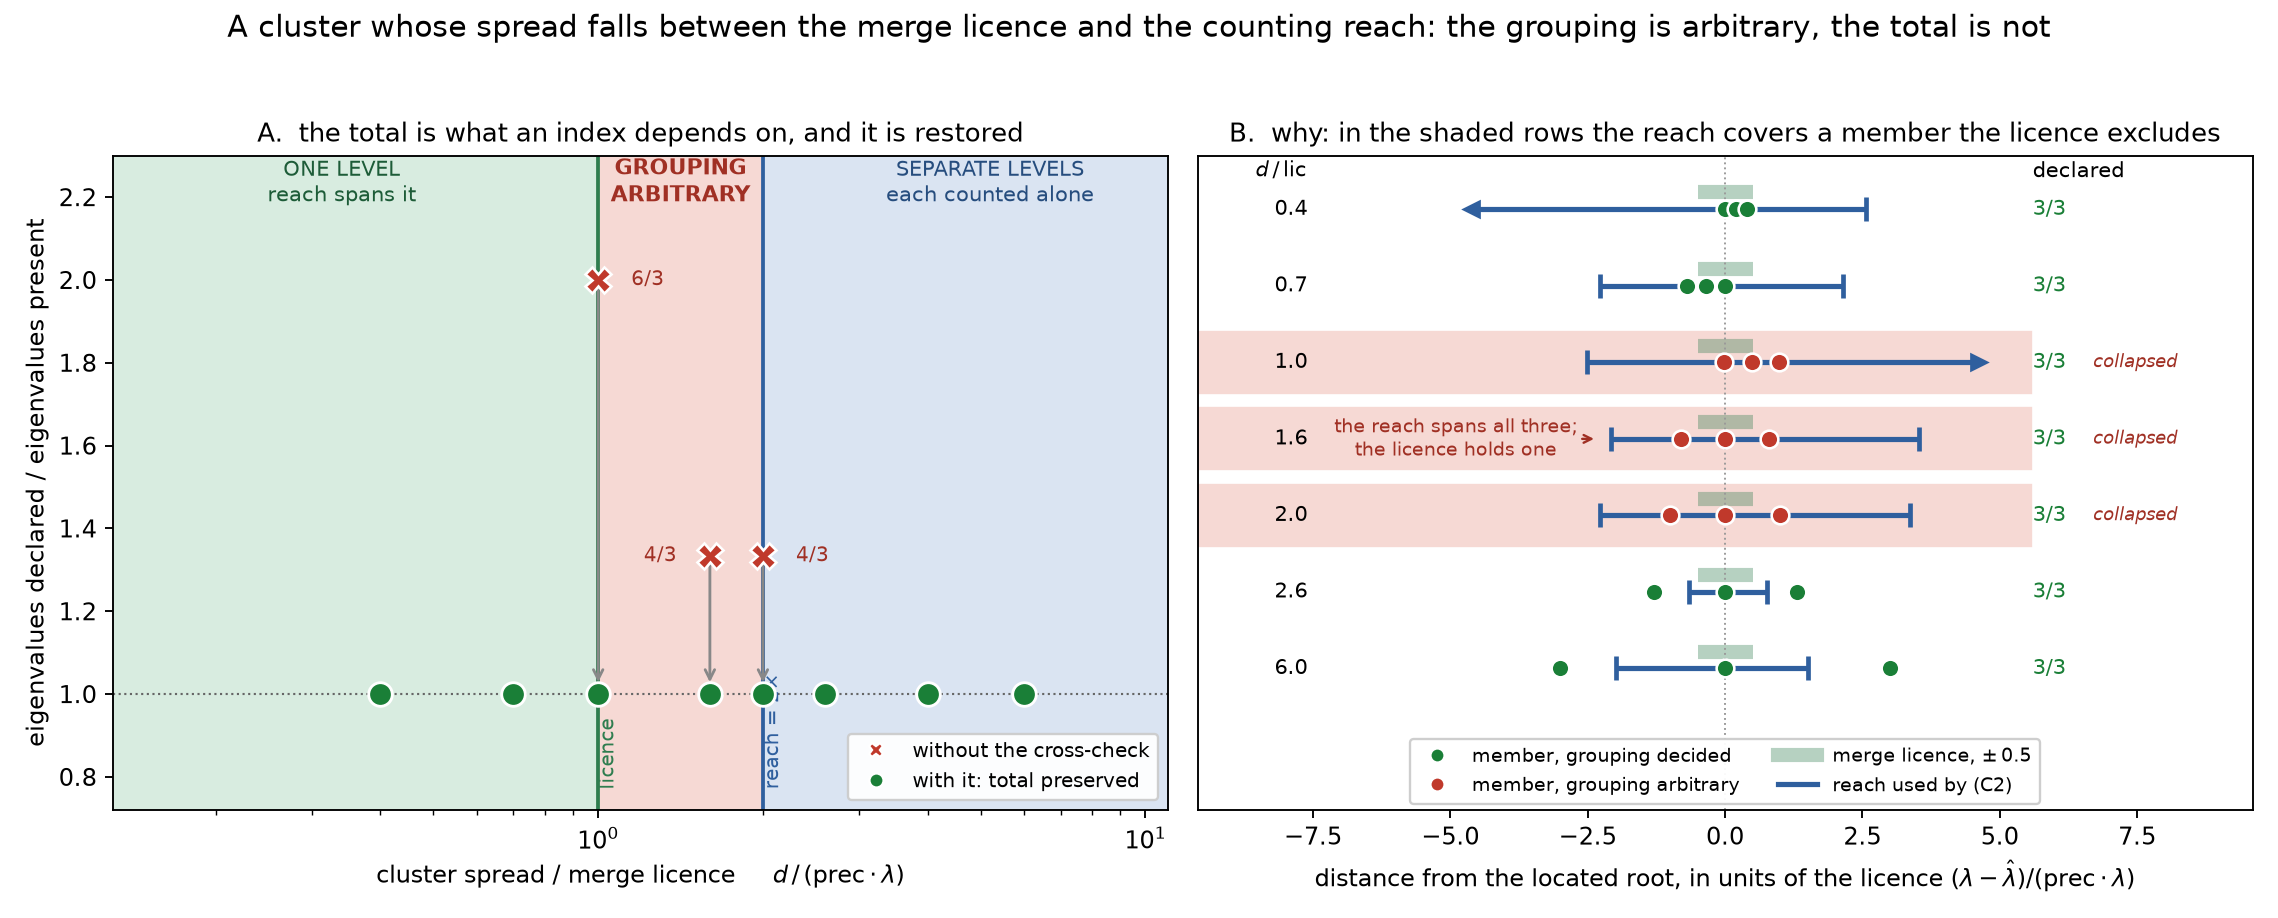

Write Python code to recreate this figure.
"""Regenerate notes/undecidable_band.png: the band where a cluster's GROUPING has no answer.

    python notes/undecidable_band.py

Working script, not tracked. The figure states one regime and one fix, both as consequences of
two lengths rather than of chosen thresholds:

    the MERGE LICENCE   prec*lam        -- inside it, eigenvalues may be reported as one level
    the WIDE REACH      f*prec*lam      -- the flanks a count needs, f = WIDE_FACTOR

A cluster whose SPREAD falls between them cannot be one level, and either way of splitting it
is legal, so the grouping is arbitrary -- and then so are the individual counts. A count taken
at the middle member has to look far enough to see its partner and therefore also sees the
member belonging to the other group, exactly equidistant, so no radius separates them.

What is NOT arbitrary is the total. `v1_solve` cross-checks the sum of the individual counts
against one count over a bracket spanning the neighbourhood; disagreement means the grouping is
arbitrary, so the neighbourhood collapses to a single level carrying the spanning count. The
total survives, which is what an eigenvalue INDEX depends on -- a wrong total is how a solver
comes to report an accurate but non-consecutive spectrum. The price is a level wider than
`prec` asked for, declared rather than hidden.

Everything plotted is measured on the multiplicity-3 level at 50*pi^2 of rect(1+delta, 1),
perturbed so the minimum adjacent gap lands at a chosen multiple of `prec`. The "without the
cross-check" series is the real ablation, `solve(..., collapse=False)`, not a recorded number.
"""
import sys
import warnings

import matplotlib
import numpy as np

matplotlib.use("Agg")
import matplotlib.pyplot as plt  # noqa: E402
from matplotlib.lines import Line2D  # noqa: E402

sys.path.insert(0, "tests")
warnings.simplefilter("ignore")

import bracket_score as bs  # noqa: E402
import level_score as ls  # noqa: E402
import rect_suite as rs  # noqa: E402
import v1_multiplicity as M  # noqa: E402
from v1_solve import solve  # noqa: E402

PREC = 1e-8
BANDS = (0.2, 0.35, 0.5, 0.8, 1.0, 1.3, 2.0, 3.0)
REACH = M.WIDE_FACTOR

rows = []
for band in BANDS:
    cases = rs.crossover_cases(PREC, window="cluster", bands=(band,))
    if not cases:
        continue
    case = cases[0]
    ratio = rs.cluster_diameter_ratio(case, PREC)
    obj = bs.objective_for(case, PREC)
    res = solve(obj, prec=PREC)
    off = solve(bs.objective_for(case, PREC), prec=PREC, collapse=False)
    score = ls.score_levels(res.levels, case.truth, PREC)
    rows.append(dict(band=band, ratio=ratio, case=case, res=res, score=score,
                     declared=sum(x.mult for x in res.levels),
                     was=sum(x.mult for x in off.levels),
                     n_true=len(case.truth), amb=res.diagnostics.n_ambiguous,
                     ok=score.ok, verdict=score.verdict))
    r = rows[-1]
    print(f"band {band:4.2f}  spread/licence {ratio:6.3f}  S(prec) levels "
          f"{score.n_levels_true}  levels {len(res.levels)}  total {r['declared']}"
          f"/{r['n_true']}  without the check {r['was']}/{r['n_true']}"
          f"{'  COLLAPSED' if r['amb'] else ''}")

fig, ax = plt.subplots(1, 2, figsize=(13.4, 5.4))

# --- A: the total, with and without the cross-check --------------------------------------------
a = ax[0]
a.axvspan(0.12, 1.0, color="#d8ece0", zorder=0)
a.axvspan(1.0, REACH, color="#f6d9d4", zorder=0)
a.axvspan(REACH, 12.0, color="#dae4f2", zorder=0)
a.axvline(1.0, color="#2f7d4f", lw=1.6)
a.axvline(REACH, color="#2f5f9e", lw=1.6)
a.axhline(1.0, color="#666", lw=0.9, ls=":")

for r in rows:
    was = r["was"] / r["n_true"]
    now = r["declared"] / r["n_true"]
    if abs(was - now) > 1e-9:
        a.annotate("", xy=(r["ratio"], now), xytext=(r["ratio"], was),
                   arrowprops=dict(arrowstyle="->", color="#888", lw=1.2,
                                   shrinkA=3, shrinkB=5))
        a.plot(r["ratio"], was, marker="X", ms=11, color="#c0392b", mec="white", mew=1.1,
               zorder=3)
        dx = -14 if 1.2 < r["ratio"] < 1.9 else 14
        a.annotate(f"{r['was']}/{r['n_true']}", (r["ratio"], was), textcoords="offset points",
                   xytext=(dx, 0), ha="right" if dx < 0 else "left", va="center",
                   fontsize=8.5, color="#a03024")
    a.plot(r["ratio"], now, marker="o", ms=10, color="#1a7f37", mec="white", mew=1.2, zorder=4)

a.set_xscale("log")
a.set_xlim(0.13, 11.0)
a.set_ylim(0.72, 2.30)
a.set_xlabel("cluster spread / merge licence     $d\\,/\\,(\\mathrm{prec}\\cdot\\lambda)$")
a.set_ylabel("eigenvalues declared / eigenvalues present")
a.set_title("A.  the total is what an index depends on, and it is restored", fontsize=11)
a.text(0.34, 2.19, "ONE LEVEL\nreach spans it", ha="center", fontsize=9, color="#1d5c38")
a.text(np.sqrt(REACH), 2.19, "GROUPING\nARBITRARY", ha="center", fontsize=9.5,
       color="#a03024", fontweight="bold")
a.text(5.2, 2.19, "SEPARATE LEVELS\neach counted alone", ha="center", fontsize=9,
       color="#264d7e")
a.text(1.0, 0.755, " licence", fontsize=8.5, color="#2f7d4f", rotation=90, va="bottom")
a.text(REACH, 0.755, f" reach = {REACH:g}$\\times$", fontsize=8.5, color="#2f5f9e",
       rotation=90, va="bottom")
a.legend(handles=[Line2D([], [], marker="X", ls="", color="#c0392b", mec="white",
                         label="without the cross-check"),
                  Line2D([], [], marker="o", ls="", color="#1a7f37", mec="white",
                         label="with it: total preserved")],
         loc="lower right", fontsize=8.5, framealpha=0.95)

# --- B: the mechanism, as a ruler -------------------------------------------------------------
#
# One row per case, in units of the licence: where the three members actually sit, against the
# licence a merge is allowed within and the reach a multiplicity read needs. The failure is
# visible as a geometric fact -- in the middle rows the REACH covers a member that the LICENCE
# excludes, so the read counts an eigenvalue belonging to a different level.
b = ax[1]
show = [r for r in rows if r["band"] in (0.2, 0.35, 0.5, 0.8, 1.0, 1.3, 3.0)]
for i, r in enumerate(show):
    y = len(show) - 1 - i
    case, res = r["case"], r["res"]
    t = np.unique(np.asarray(case.truth, dtype=float))
    lic = PREC * abs(t[-1])
    L0 = min(res.levels, key=lambda x: abs(x.lam - float(np.mean(t))))
    origin = L0.lam
    colour = "#c0392b" if r["amb"] else "#1a7f37"

    # the reach the read actually used, and the licence around the same origin
    if L0.wide_bracket:
        lo, hi = ((L0.wide_bracket[0] - origin) / lic, (L0.wide_bracket[1] - origin) / lic)
        # Clipped for drawing, so a wide collapsed bracket does not run through the label
        # column; a caret marks a bar that continues past the cut.
        cut = 4.6
        b.plot([max(lo, -cut), min(hi, cut)], [y, y], color="#2f5f9e", lw=2.2,
               solid_capstyle="butt", zorder=2)
        for edge, inside in ((max(lo, -cut), lo >= -cut), (min(hi, cut), hi <= cut)):
            b.plot([edge], [y], marker="|" if inside else
                   ("<" if edge < 0 else ">"), ms=10 if inside else 5.5, ls="",
                   color="#2f5f9e", mew=2.0, zorder=3)
    b.plot([-0.5, 0.5], [y + 0.22, y + 0.22], color="#2f7d4f", lw=6, alpha=0.35,
           solid_capstyle="butt", zorder=1)

    b.plot((t - origin) / lic, np.full(t.size, y), marker="o", ms=7.5, ls="",
           color=colour, mec="white", mew=1.1, zorder=4)
    b.text(-7.6, y, f"{r['ratio']:.1f}", ha="right", va="center", fontsize=9)
    if r["amb"]:
        b.axhspan(y - 0.40, y + 0.40, xmin=0.0, xmax=0.79, color="#f6d9d4", zorder=0)
    b.text(5.6, y, f"{r['declared']}/{r['n_true']}", ha="left", va="center", fontsize=9,
           color="#1a7f37")
    if r["amb"]:
        b.text(6.7, y, "collapsed", ha="left", va="center", fontsize=7.8,
               color="#a03024", style="italic")

# name the mechanism once, on the clearest undecidable row
row_16 = next((len(show) - 1 - i for i, r in enumerate(show) if abs(r["ratio"] - 1.6) < 0.05),
              None)
if row_16 is not None:
    b.annotate("the reach spans all three;\nthe licence holds one",
               xy=(-2.3, row_16), xytext=(-4.9, row_16), va="center",
               fontsize=8.2, color="#a03024", ha="center",
               arrowprops=dict(arrowstyle="->", color="#a03024", lw=1.0,
                               shrinkA=0, shrinkB=2))

b.set_yticks([])
b.set_xlim(-9.6, 9.6)
b.set_ylim(-1.85, len(show) - 0.30)
b.axvline(0.0, color="#999", lw=0.8, ls=":")
b.set_xlabel("distance from the located root, in units of the licence "
             r"$(\lambda - \hat\lambda)/(\mathrm{prec}\cdot\lambda)$")
b.set_title("B.  why: in the shaded rows the reach covers a member the licence excludes",
            fontsize=11)
b.text(-7.6, len(show) - 0.58, r"$d\,/\,\mathrm{lic}$", ha="right", fontsize=9)
b.text(5.6, len(show) - 0.58, "declared", ha="left", fontsize=9)
b.legend(handles=[Line2D([], [], marker="o", ls="", color="#1a7f37", mec="white",
                         label="member, grouping decided"),
                  Line2D([], [], marker="o", ls="", color="#c0392b", mec="white",
                         label="member, grouping arbitrary"),
                  Line2D([], [], color="#2f7d4f", lw=6, alpha=0.35,
                         label=r"merge licence, $\pm\,0.5$"),
                  Line2D([], [], color="#2f5f9e", lw=2.2, label="reach used by (C2)")],
         loc="lower center", fontsize=8.2, framealpha=0.95, ncol=2,
         bbox_to_anchor=(0.5, -0.005))

fig.suptitle("A cluster whose spread falls between the merge licence and the counting reach: "
             "the grouping is arbitrary, the total is not", fontsize=12.5, y=0.985)
fig.tight_layout(rect=(0, 0, 1, 0.955))
fig.savefig("notes/undecidable_band.png", dpi=170)
print("\nwrote notes/undecidable_band.png")
